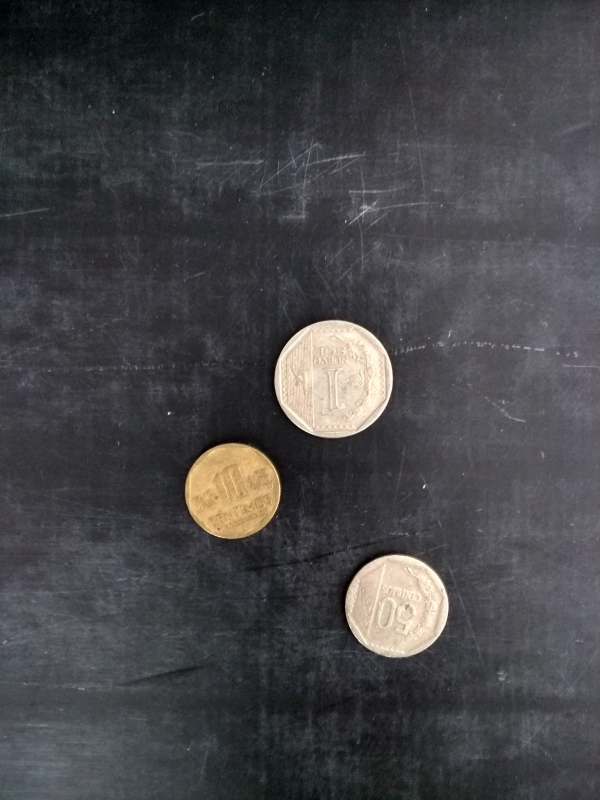
#> input picture S_.1.60.jpeg, 1200 x 1600 px (shown at 1/2 size)
$ jupyter execute --allow-errors EP_PDI.ipynb
#> lines starting #> are read from the running program, lines starting #| are printed output that depends on the picture; after the words box and inside, x2 and y2 are one past the last pixel; in counts of white or black regions, pixels touching at a corner belong together; long printed decimals are rounded
# Coin Counter Solution

[cell 1]
import numpy as np
import skimage
from PIL import Image
from skimage.exposure import histogram, cumulative_distribution, equalize_hist
from skimage.exposure import histogram
from skimage.filters import threshold_otsu, threshold_local, median
from skimage.io import imread
import matplotlib.pyplot as plt
from skimage import measure
from scipy.ndimage.morphology import binary_fill_holes
from skimage.morphology import remove_small_holes
import sklearn.preprocessing

# Carga de Datos (im1 a im9)

[cell 2]
im1 = imread('S_.1.60.jpeg')
#> im1 is the input picture: shape (1600, 1200, 3); mean R, G, B 69.6, 69, 71.9
im2 = imread('S_.1.70.jpeg')
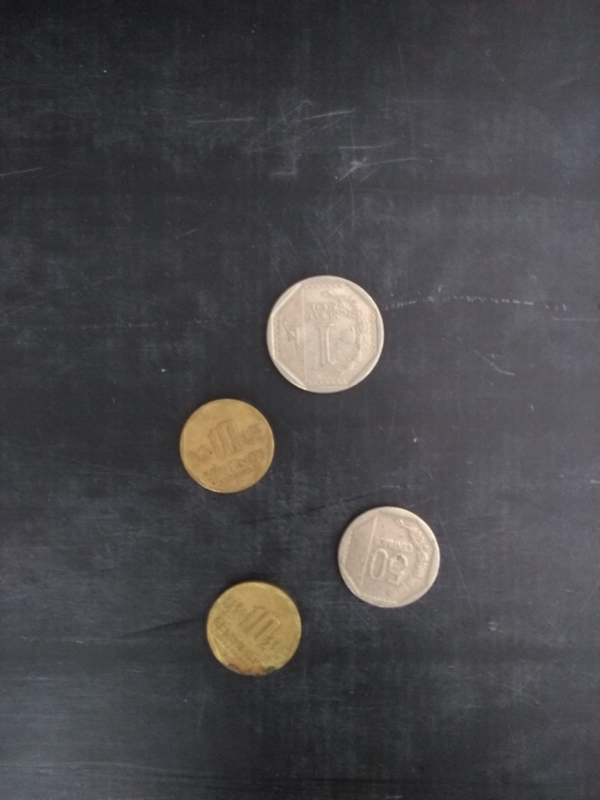
#> input picture S_.1.70.jpeg, 1200 x 1600 px (shown at 1/2 size)
#> im2 is the input picture: shape (1600, 1200, 3); mean R, G, B 73.6, 71.8, 74
im3 = imread('S_.1.80.jpeg')
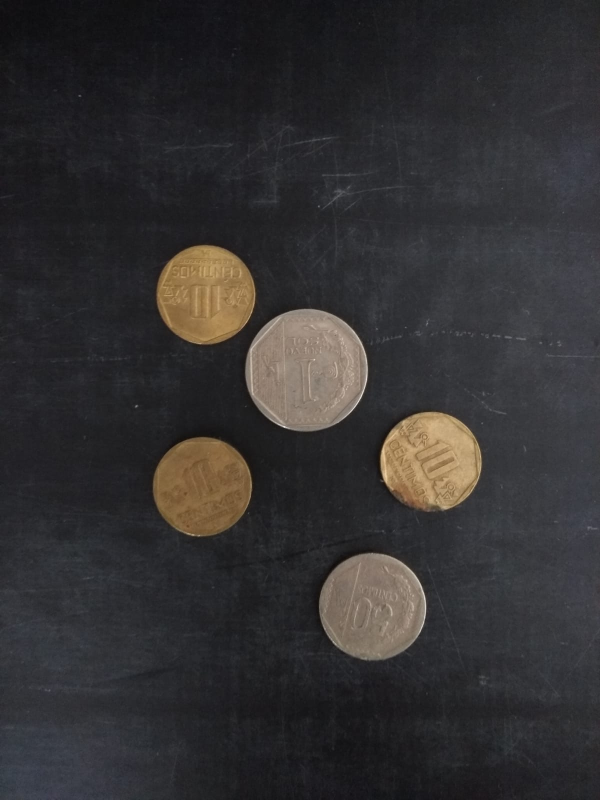
#> input picture S_.1.80.jpeg, 1200 x 1600 px (shown at 1/2 size)
#> im3 is the input picture: shape (1600, 1200, 3); mean R, G, B 50.8, 49, 49.7
im4 = imread('S_.1.90.jpeg')
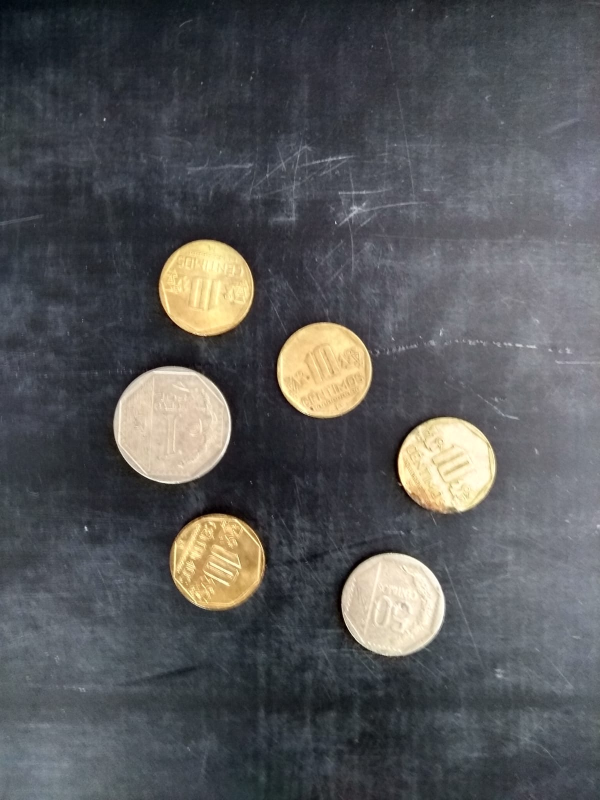
#> input picture S_.1.90.jpeg, 1200 x 1600 px (shown at 1/2 size)
#> im4 is the input picture: shape (1600, 1200, 3); mean R, G, B 86.8, 87.8, 89.4
im5 = imread('S_.2.60.jpeg')
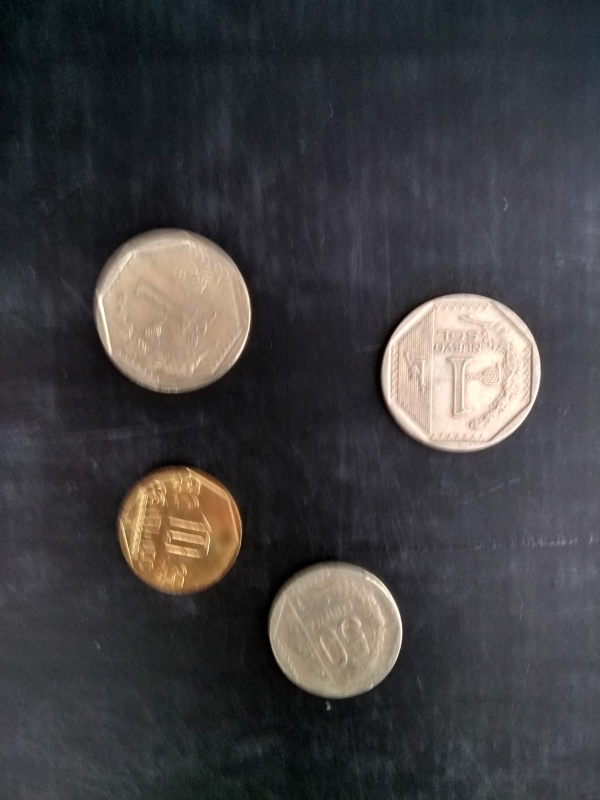
#> input picture S_.2.60.jpeg, 1200 x 1600 px (shown at 1/2 size)
#> im5 is the input picture: shape (1600, 1200, 3); mean R, G, B 65.9, 63.8, 65.2
im6 = imread('S_.2.70.jpeg')
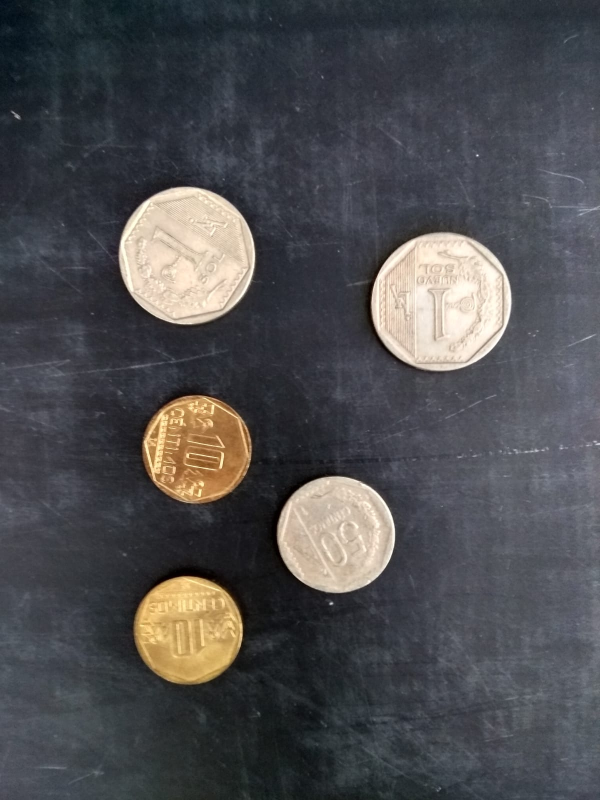
#> input picture S_.2.70.jpeg, 1200 x 1600 px (shown at 1/2 size)
#> im6 is the input picture: shape (1600, 1200, 3); mean R, G, B 77.9, 77.6, 80.1
#> (the rest of this cell did not finish here and is left out)

# Aquí seleccionar entre im1 a im9

[cell 3]
x = im1.copy()

### Procesamiento de imágen inicia, se aislan ciertos colores de la imágen para encontrar las monedas de 10 céntimos

[cell 4]
trabajar = x[:,:,0]
R = x[:,:,0]
G = x[:,:,1]
B = x[:,:,2]
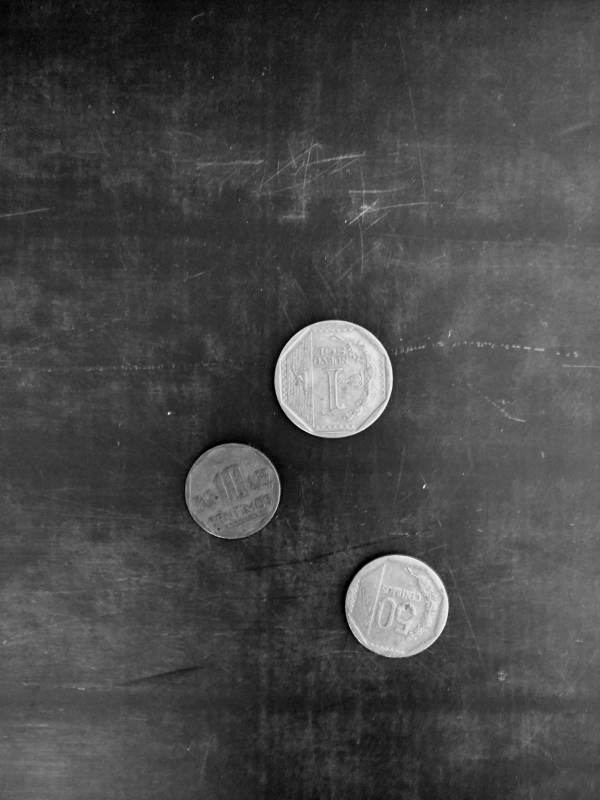
#> B: shape (1600, 1200) (shown at 1/2 size); min 0, max 255, mean 71.9
trabajar = 0.9*G-0.70*B-0.25*R #Aislamos las monedas de 10 centimos
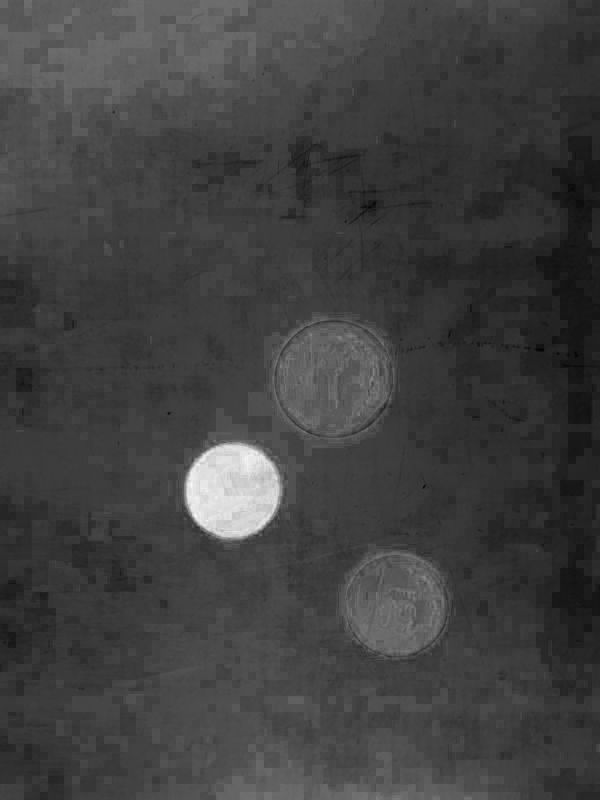
#> trabajar: shape (1600, 1200) float64 (shown at 1/2 size); min -17.2, max 28.15, mean -5.6; drawn with min black and max white
x = x[:,:,0]
plt.imshow(trabajar, cmap='gray')

# Auto Thresholding y Busqueda de Componentes

[cell 5]
th = threshold_otsu(trabajar)
#> th = 7.16
im_th = (trabajar > th)*1
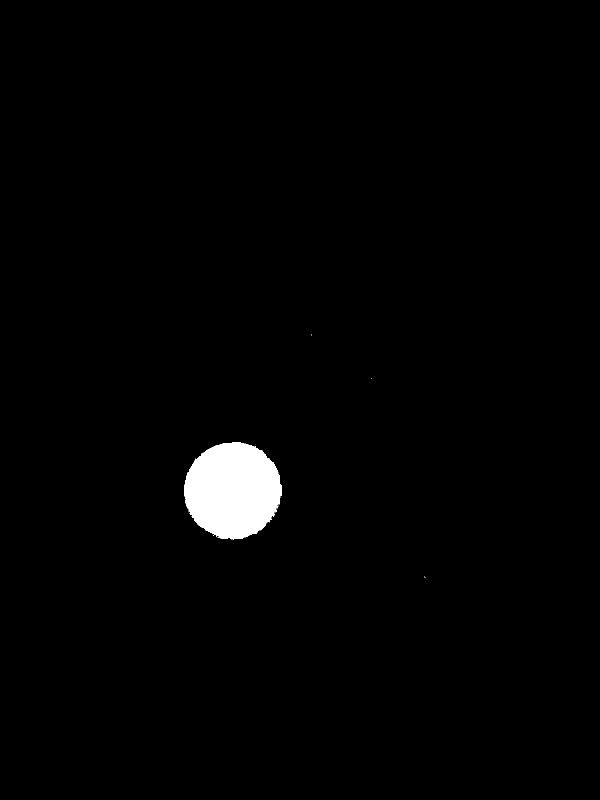
#> im_th: shape (1600, 1200) int64 (shown at 1/2 size); values 0 (black) and 1 (white), 1.5% white; 14 white regions (13 under 20 px), largest, box (x1, y1, x2, y2) and area: (369, 884, 564, 1078) 29247
im_th = binary_fill_holes(im_th)
#> im_th: shape (1600, 1200) bool; 1.5% white; 14 white regions (13 under 20 px), largest, box (x1, y1, x2, y2) and area: (369, 884, 564, 1078) 29259
plt.imshow(im_th,cmap='gray')
plt.show()
print("El threshold óptimo es {}".format(th))
#| El threshold óptimo es 7.158
im_labels = measure.label(im_th)
#> im_labels: shape (1600, 1200) int32; 15 distinct labels, from 0 to 14
plt.imshow(im_labels,cmap='nipy_spectral')

[cell 6]
n_componentes = im_labels.max()
#> n_componentes = 14
n_componentes
#> Out = 14

# Si la imagen demuestra un Threshold poco efectivo, este se altera

[cell 7]
if(n_componentes > 620):
    th = threshold_otsu(trabajar)
    im_th = (trabajar > th+15)*1
    im_th = binary_fill_holes(im_th)
    plt.imshow(im_th,cmap='gray')
    plt.show()
    im_labels = measure.label(im_th)
    plt.imshow(im_labels,cmap='nipy_spectral')
    n_componentes = im_labels.max()
    print(n_componentes)

# Resultado: Numero de Centavos

[cell 8]
tamaños = []
for i in range(1, n_componentes+1):
    if (np.sum(im_labels==i) > 24000 and np.sum(im_labels==i)<160000):
        tamaños.append(np.sum(im_labels==i))
#> after the loop, tamaños = [29259]
tamaños = np.array(tamaños)
tamaños.sort()

nCent = len(tamaños)
#> nCent = 1
print("La cantidad de centavos en la imagen es de: ",nCent)
#| La cantidad de centavos en la imagen es de:  1

# Análisis de imágen original teniendo en cuenta que se descartan los centavos luego

[cell 9]
plt.imshow(x, cmap='gray')

[cell 10]
th = threshold_otsu(x)
#> th = 142
im_th = (x > th)*1
#> im_th: shape (1600, 1200) int64; values 0 (black) and 1 (white), 5.5% white; 75 white regions (66 under 20 px), largest, box (x1, y1, x2, y2) and area: (549, 640, 786, 876) 43959, (691, 1110, 898, 1315) 33249, (370, 887, 561, 1078) 28517
im_th = binary_fill_holes(im_th)
#> im_th: shape (1600, 1200) bool; 5.5% white; 75 white regions (66 under 20 px), largest, box (x1, y1, x2, y2) and area: (549, 640, 786, 876) 43959, (691, 1110, 898, 1315) 33249, (370, 887, 561, 1078) 28520
plt.imshow(im_th,cmap='gray')
plt.show()
print("El threshold óptimo es {}".format(th))
#| El threshold óptimo es 142
im_labels = measure.label(im_th)
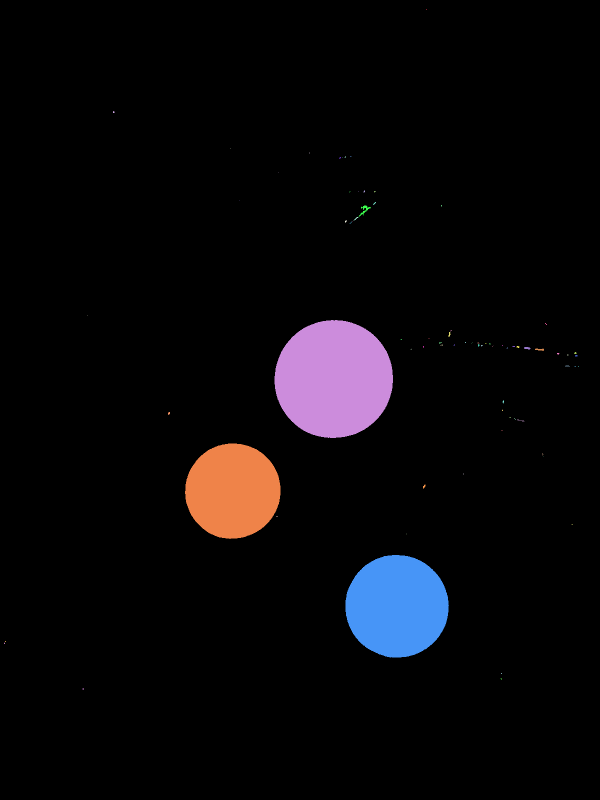
#> im_labels: shape (1600, 1200) int32 (shown at 1/2 size); 76 distinct labels, from 0 to 75; one colour per label, 0 black
plt.imshow(im_labels,cmap='nipy_spectral')

[cell 11]
n_componentes = im_labels.max()
#> n_componentes = 75
n_componentes
#> Out = 75

# Solución Funcional para Imágenes 1-9

#### Creación de arreglo de tamaños

[cell 12]
tamaños = []
for i in range(1, n_componentes+1):
    if (np.sum(im_labels==i) > 24000 and np.sum(im_labels==i)<160000):
        tamaños.append(np.sum(im_labels==i))
#> after the loop, tamaños = [43959, 28520, 33249]
tamaños = np.array(tamaños)
tamaños.sort()
print(tamaños)
#| [28520 33249 43959]

#### Una lógica para establecer rangos a los cuales pertenecería una moneda

[cell 13]
suma = 0.10*nCent
#> suma = 0.1
sumVals = [0.5,1]
svIndex = 0
for i in range(nCent, len(tamaños)):
    suma += sumVals[svIndex]
    if(i!= len(tamaños)-1):
        if -tamaños[i] + tamaños[i+1] > 6000 and svIndex != 1:
            svIndex += 1
#> this loop made 2 passes
#> (suma, svIndex) on pass 1: (0.6, 1)
#> suma on pass 2: 1.6
#> after the loop, suma = 1.6; svIndex = 1
print("El valor final de las monedas es de:",suma, "Soles")
#| El valor final de las monedas es de: 1.6 Soles
